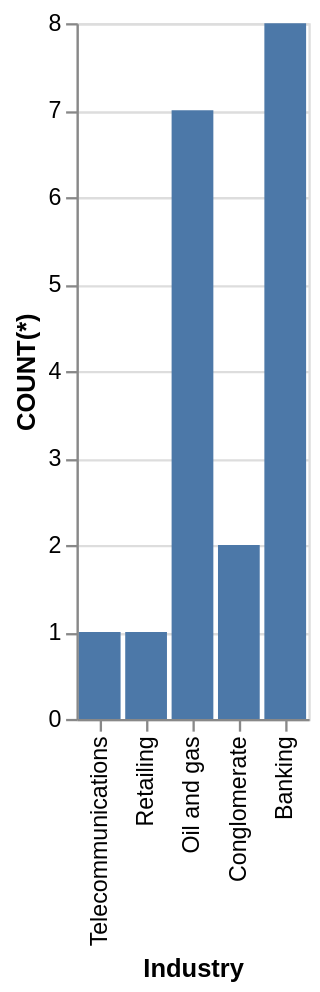

Source (Vega-Lite JSON):
### Vega-Lite specification from a JSON file in a GitHub repository (floating-point values rounded to 4 significant figures)
{"data": {"values": [{"x_data": "Telecommunications", "y_data": 1}, {"x_data": "Retailing", "y_data": 1}, {"x_data": "Oil and gas", "y_data": 7}, {"x_data": "Conglomerate", "y_data": 2}, {"x_data": "Banking", "y_data": 8}]}, "mark": "bar", "encoding": {"x": {"field": "x_data", "type": "nominal", "title": "Industry", "sort": "descending"}, "y": {"field": "y_data", "type": "quantitative", "title": "COUNT(*)"}}}
